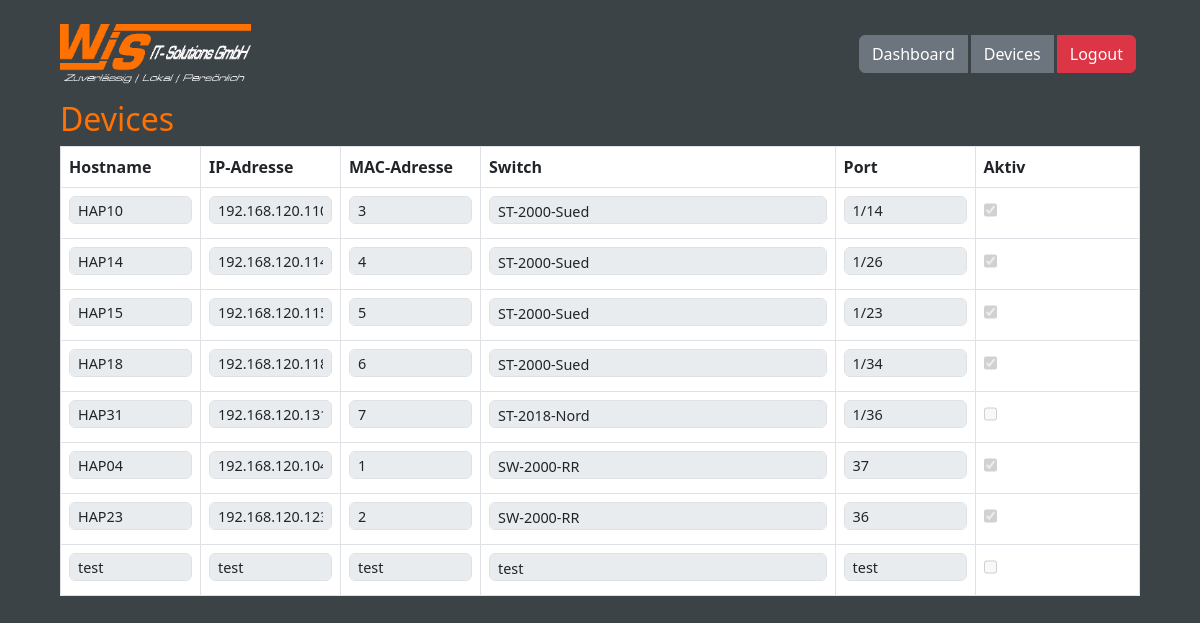
Page /devices (signed in) on the committed database.
### tables this page shows
CREATE TABLE devices (
    mac TEXT PRIMARY KEY,
    rpi_ip TEXT NOT NULL,
    switch_hostname TEXT NOT NULL,
    port TEXT NOT NULL,
    name TEXT NOT NULL, is_active INTEGER DEFAULT 0,
    FOREIGN KEY (switch_hostname) REFERENCES switches(hostname)
);

### app.py (the view, shortened to what this page needs)
@app.route('/devices', methods=['GET', 'POST'])
@login_required
def devices():
    conn = get_db_connection()
    switches = conn.execute("SELECT hostname FROM switches").fetchall()
    devices = conn.execute("""
        SELECT devices.mac, devices.rpi_ip, devices.port, devices.name, devices.is_active,
               switches.hostname AS switch_hostname
        FROM devices
        LEFT JOIN switches ON devices.switch_hostname = switches.hostname
        ORDER BY switches.hostname ASC
    """).fetchall()
    conn.close()
    return render_template('devices.html', devices=devices, switches=switches)

### app.py (called while the page is built)
def get_db_connection():
    conn = sqlite3.connect(DB_PATH)
    conn.row_factory = sqlite3.Row
    return conn

@login_manager.user_loader
def load_user(user_id):
    conn = get_db_connection()
    user = conn.execute("SELECT * FROM users WHERE id = ?", (user_id,)).fetchone()
    conn.close()
    if user:
        return User(user['id'], user['username'], user['is_admin'])
    return None

### templates/devices.html (shortened to what this page needs)
{% extends "base.html" %}
{% block content %}
<h2>Devices</h2>
<table class="table table-bordered custom-table">
    <thead>
        <tr>
            <th class="col-small">Hostname</th>
            <th class="col-ip">IP-Adresse</th>
            <th class="col-mac">MAC-Adresse</th>
            <th>Switch</th>
            <th class="col-small">Port</th>
            <th>Aktiv</th>
        </tr>
    </thead>
    <tbody>
        {% for d in devices %}
        <tr>
            <td class="col-small"><input name="name" value="{{ d['name'] }}" class="form-control" required disabled></td>
            <td class="col-ip"><input name="rpi_ip" value="{{ d['rpi_ip'] }}" class="form-control" required disabled></td>
            <td class="col-mac"><input name="mac" value="{{ d['mac'] }}" class="form-control" required disabled></td>
            <td>
                <select name="switch_hostname" class="form-control" disabled required>
                    {% for sw in switches %}
                        <option value="{{ sw['hostname'] }}" {% if sw['hostname']==d['switch_hostname'] %}selected{% endif %}>
                            {{ sw['hostname'] }}
                        </option>
                    {% endfor %}
                </select>
            </td>
            <td class="col-small"><input name="port" value="{{ d['port'] }}" class="form-control" required disabled></td>
            <td class="custom-checkbox">
                <input type="checkbox" name="is_active" value="1" {% if d['is_active'] %}checked{% endif %} disabled class="checkbox-visible">
            </td>
        </tr>
        {% endfor %}
    </tbody>
</table>
{% endblock %}

### static/css/style.css (style rules this page uses)
body { padding: 20px; background: #3c4346; }
h1, h2, h3, h4, h5, h6 { color: #ff7100; }
.custom-table input, .custom-table select { height: 28px; padding: 0.25rem 0.5rem; font-size: 0.9rem; }
.custom-table .col-small { width: 140px; }
.custom-table .col-ip { width: 140px; }
.custom-table .col-mac { width: 140px; }
.checkbox-visible:disabled { opacity: 1; cursor: not-allowed; }
.checkbox-visible:not(:checked) { accent-color: #dc3545; }
.checkbox-visible:disabled { cursor: not-allowed; opacity: 1; }

### rows in the picture
devices: name "HAP10", rpi_ip "192.168.120.110", mac "3", port "1/14", is_active "☑"
devices: name "HAP14", rpi_ip "192.168.120.114", mac "4", port "1/26", is_active "☑"
devices: name "HAP15", rpi_ip "192.168.120.115", mac "5", port "1/23", is_active "☑"
devices: name "HAP18", rpi_ip "192.168.120.118", mac "6", port "1/34", is_active "☑"
devices: name "HAP31", rpi_ip "192.168.120.131", mac "7", port "1/36"
devices: name "HAP04", rpi_ip "192.168.120.104", mac "1", port "37", is_active "☑"
devices: name "HAP23", rpi_ip "192.168.120.123", mac "2", port "36", is_active "☑"
devices: name "test", rpi_ip "test", mac "test", port "test"

### other values in the picture
form field switch_hostname "ST-2000-Sued"
form field switch_hostname "ST-2018-Nord"
form field switch_hostname "SW-2000-RR"
form field switch_hostname "test"
